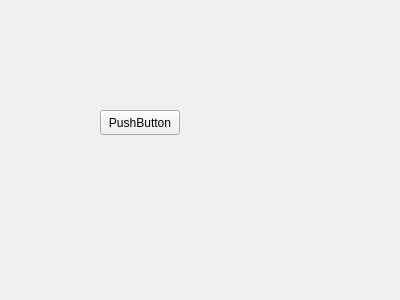
<?xml version="1.0" encoding="UTF-8"?>
<ui version="4.0">
 <class>Form</class>
 <widget class="QWidget" name="Form">
  <property name="geometry">
   <rect>
    <x>0</x>
    <y>0</y>
    <width>400</width>
    <height>300</height>
   </rect>
  </property>
  <property name="windowTitle">
   <string>Form</string>
  </property>
  <widget class="QPushButton" name="pushButton">
   <property name="geometry">
    <rect>
     <x>100</x>
     <y>110</y>
     <width>80</width>
     <height>25</height>
    </rect>
   </property>
   <property name="text">
    <string>PushButton</string>
   </property>
  </widget>
 </widget>
 <resources/>
 <connections>
  <connection>
   <sender>pushButton</sender>
   <signal>clicked()</signal>
   <receiver>Form</receiver>
   <slot>test()</slot>
   <hints>
    <hint type="sourcelabel">
     <x>157</x>
     <y>118</y>
    </hint>
    <hint type="destinationlabel">
     <x>234</x>
     <y>146</y>
    </hint>
   </hints>
  </connection>
 </connections>
 <slots>
  <slot>test()</slot>
 </slots>
</ui>
